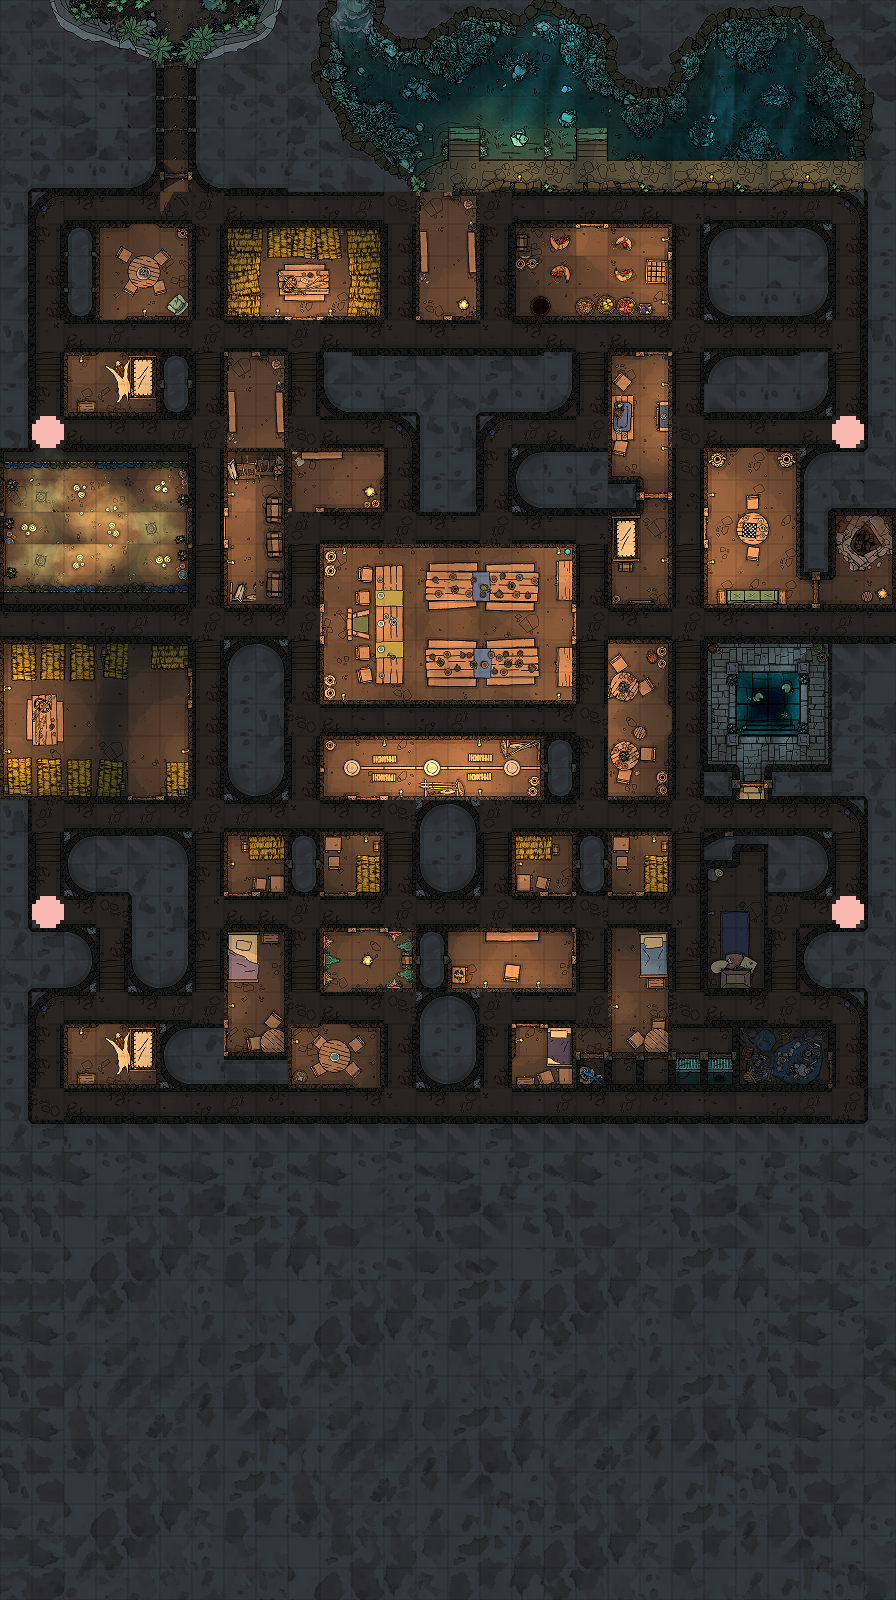

Below is a game level as drawn by its tile map, then a one-line description and the .tmx that defines it (tile-layer data replaced by summaries):
An orthogonal 28x50 tile map with 32x32 px tiles, 4 tile layers (Background, Walls, Path, Collectables), 2 tilesets.

<map version="1.4" tiledversion="1.4.3" orientation="orthogonal" renderorder="right-down" width="28" height="50" tilewidth="32" tileheight="32" infinite="0" nextlayerid="5" nextobjectid="1">
 <tileset firstgid="1" source="map4.tsx" />
 <tileset firstgid="1457" source="maptileset32.tsx" />
 <layer id="4" name="Background" width="28" height="50">
  <data>[1400 cells, 532 non-empty, 520 distinct tile ids]</data>
 </layer>
 <layer id="1" name="Walls" width="28" height="50">
  <data>[1400 cells, 568 non-empty, 567 distinct tile ids]</data>
 </layer>
 <layer id="2" name="Path" width="28" height="50">
  <data>[1400 cells, 300 non-empty, 300 distinct tile ids]</data>
 </layer>
 <layer id="3" name="Collectables" width="28" height="50">
  <data>[1400 cells, 4 non-empty, 1 distinct tile ids]</data>
 </layer>
</map>
